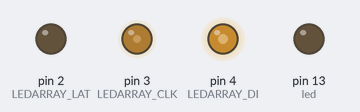
A sketch run on a simulated Arduino Uno, built with avr-gcc and run on an emulated ATmega328P. On the bench: output pins drawn as LEDs (lit = HIGH).

Above: at 0.1 s.
Timing chart, 0 to 1.6 s (numbered marks = the images above):
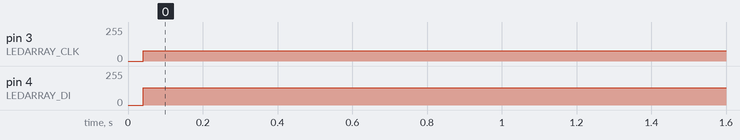

Measured:
- by itself, pin 3 (LEDARRAY_CLK): 0/255 → 77/255 at 0.04 s
- by itself, pin 4 (LEDARRAY_DI): 0/255 → 130/255 at 0.04 s

The sketch:

less_fan_display_2.ino
```cpp
#include <Arduino.h>

int led = 13;

int LEDARRAY_LAT = 2;
int LEDARRAY_CLK = 3;
int LEDARRAY_DI = 4;

unsigned char temp = 0xfe;

unsigned char Display_word[4][4] = {
{0x3E,0x02,0x02,0x00},/*"L",0*/
{0x1C,0x22,0x22,0x1C},/*"O",1*/
{0x00,0x3C,0x06,0x3C},/*"V",2*/
{0x00,0x3E,0x2A,0x2A},/*"E",3*/
};

unsigned char Display_word3[10][4] = {
0xFF,0xFF,0xFF,0xFF,
0xFF,0xFF,0xFF,0xFF,

0xFF,0xFF,0xFF,0xFF,
0xFF,0xFF,0xFF,0xFF,

0x00,0x00,0x00,0x00,
0x00,0x00,0x00,0x00,

0xFF,0xFF,0xFF,0xFF,
0xFF,0xFF,0xFF,0xFF,

0xFF,0xFF,0xFF,0xFF,
0xFF,0xFF,0xFF,0xFF,
};


unsigned char word_0[4][4] = {
0x00,0x00,0x00,0x00,0x00,0x00,0x7E,0x7E,
0x66,0x66,0x66,0x66,0x66,0x66,0x7E,0x7E
};

unsigned char word_1[4][4] = {
0x00,0x00,0x00,0x00,0x00,0x00,0x30,0x30,
0x30,0x30,0x30,0x30,0x30,0x30,0x78,0x78
};

unsigned char word_2[4][4] = {
0x00,0x00,0x00,0x00,0x00,0x00,0x7E,0x7E,
0x60,0x60,0x7E,0x7E,0x06,0x06,0x7E,0x7E
};

unsigned char word_3[4][4] = {
0x00,0x00,0x00,0x00,0x00,0x00,0x7E,0x7E,
0x60,0x60,0x7E,0x7E,0x60,0x60,0x7E,0x7E,
};

unsigned char word_4[4][4] = {
0x00,0x00,0x00,0x00,0x00,0x00,0x66,0x66,
0x66,0x66,0x7E,0x7E,0x60,0x60,0x60,0x60
};

unsigned char word_5[4][4] = {
0x00,0x00,0x00,0x00,0x00,0x00,0x7E,0x7E,
0x06,0x06,0x7E,0x7E,0x60,0x60,0x7E,0x7E
};
unsigned char word_6[4][4] = {
0x00,0x00,0x00,0x00,0x00,0x00,0x7E,0x7E,
0x06,0x06,0x7E,0x7E,0x66,0x66,0x7E,0x7E
};
unsigned char word_7[4][4] = {
0x00,0x00,0x00,0x00,0x00,0x00,0x7E,0x7E,
0x60,0x60,0x60,0x60,0x60,0x60,0x60,0x60
};
unsigned char word_8[4][4] = {
0x00,0x00,0x00,0x00,0x00,0x00,0x7E,0x7E,
0x66,0x66,0x7E,0x7E,0x66,0x66,0x7E,0x7E
};
unsigned char word_9[4][4] = {
0x00,0x00,0x00,0x00,0x00,0x00,0x7E,0x7E,
0x66,0x66,0x7E,0x7E,0x60,0x60,0x7E,0x7E,
};
void setup()
{
    pinMode(led, OUTPUT);

    Init_LED_Array();

     Serial.begin(115200);

}

void loop()
{
       excute_1();
}


void display(int num){
  unsigned char j,k;
  switch (num){
    case 1:
      for(j = 0 ; j <4  ; j++){
	for(k =  0; k < 4 ; k++){
            Display_word[j][k] = word_1[j][k];
        }
      }
      break;
    case 2:
      for(j = 0 ; j <4  ; j++){
	for(k =  0; k < 4 ; k++){
            Display_word[j][k] = word_2[j][k];
        }
      }
      break;
    case 3:
      for(j = 0 ; j <4  ; j++){
	for(k =  0; k < 4 ; k++){
            Display_word[j][k] = word_3[j][k];
        }
      }
      break;
      case 4:
      for(j = 0 ; j <4  ; j++){
	for(k =  0; k < 4 ; k++){
            Display_word[j][k] = word_4[j][k];
        }
      }
      break;
      case 5:
      for(j = 0 ; j <4  ; j++){
	for(k =  0; k < 4 ; k++){
            Display_word[j][k] = word_5[j][k];
        }
      }
      break;
      case 6:
      for(j = 0 ; j <4  ; j++){
	for(k =  0; k < 4 ; k++){
            Display_word[j][k] = word_6[j][k];
        }
      }
      break;
      case 7:
      for(j = 0 ; j <4  ; j++){
	for(k =  0; k < 4 ; k++){
            Display_word[j][k] = word_7[j][k];
        }
      }
      break;
      case 8:
      for(j = 0 ; j <4  ; j++){
	for(k =  0; k < 4 ; k++){
            Display_word[j][k] = word_8[j][k];
        }
      }
      break;
      case 9:
      for(j = 0 ; j <4  ; j++){
	for(k =  0; k < 4 ; k++){
            Display_word[j][k] = word_9[j][k];
        }
      }
      break;
      case 0:
      for(j = 0 ; j <4  ; j++){
	for(k =  0; k < 4 ; k++){
            Display_word[j][k] = word_0[j][k];
        }
      }
      break;
  }

}

void excute_1(){
                        unsigned char i,j,k;

                        for(i=0; i<4; i++)
                        {
      			    temp = 0x80;
    			    //for(j = 0 ; j < 5  ; j++)		//显示Two Row
    			    {
    			//	for(k =  0; k < 4 ; k++)		//一个字母4BYTE
    				{
    					Send_Byte(temp);			//列选择
                                        Send_Byte(Display_word3[9][j]);

    				}
                                {
    					Send_Byte(temp);			//列选择
                                        Send_Byte(Display_word3[8][j]);

    				}
                                {
    					Send_Byte(temp);			//列选择
                                        Send_Byte(Display_word3[7][j]);

    				}
                                {
    					Send_Byte(temp);			//列选择
                                        Send_Byte(Display_word3[6][j]);

    				}
                                {
    					Send_Byte(temp);			//列选择
                                        Send_Byte(Display_word3[5][j]);

    				}
    				{
    					Send_Byte(temp);			//列选择
                                        Send_Byte(Display_word3[4][j]);

    				}
                                {
    					Send_Byte(temp);			//列选择
                                        Send_Byte(Display_word3[3][j]);

    				}
                                {
    					Send_Byte(temp);			//列选择
                                        Send_Byte(Display_word3[2][j]);

    				}
                                {
    					Send_Byte(temp);			//列选择
                                        Send_Byte(Display_word3[1][j]);

    				}
                                {
    					Send_Byte(temp);			//列选择
                                        Send_Byte(Display_word3[0][j]);

    				}
                                digitalWrite(LEDARRAY_LAT, HIGH);         //锁存数据
                                delayMicroseconds(1);
                                digitalWrite(LEDARRAY_LAT, LOW);
                                delayMicroseconds(10);
                                temp = (temp>>1) & 0X7f;
    			    }
                        }


}

//****************************************************
//Init
//****************************************************
void Init_LED_Array()
{
  pinMode(LEDARRAY_LAT,OUTPUT);
  pinMode(LEDARRAY_CLK,OUTPUT);
  pinMode(LEDARRAY_DI,OUTPUT);

}

//****************************************************
//发送一个字节数据
//****************************************************
void Send_Byte( unsigned char dat)
{
	unsigned char i;
        digitalWrite(LEDARRAY_CLK, LOW);
	delayMicroseconds(1);
        digitalWrite(LEDARRAY_LAT, LOW);
	delayMicroseconds(1);

	for( i = 0 ; i < 8 ; i++ )
	{
		if( dat&0x01 )
		{
                        digitalWrite(LEDARRAY_DI, HIGH);
		}
		else
		{
                        digitalWrite(LEDARRAY_DI, LOW);
		}

                digitalWrite(LEDARRAY_CLK, HIGH);				//上升沿发送数据
		//delayMicroseconds(1);
		digitalWrite(LEDARRAY_CLK, LOW);
                //delayMicroseconds(1);

		dat >>= 1;
	}
}
```
